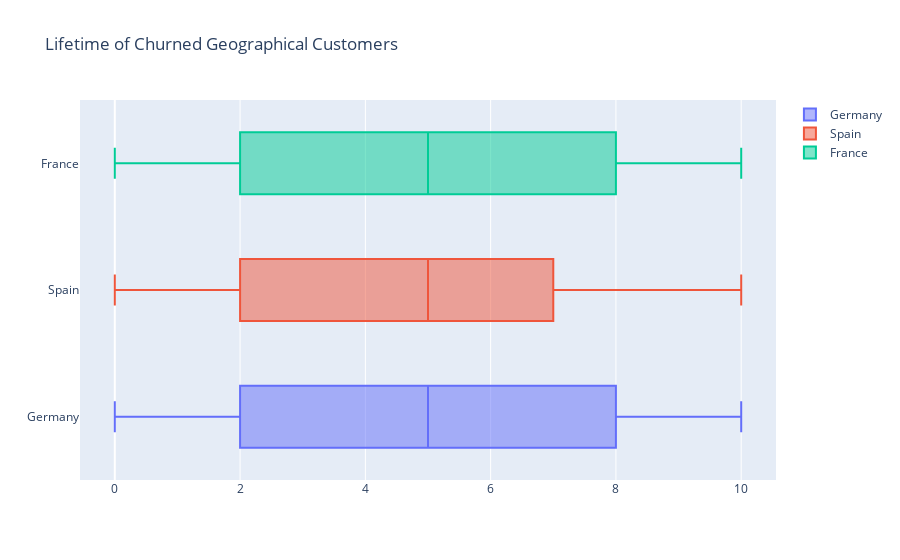

Notebook source saved alongside this figure:
### Markdown cell above
**1.5 Geographical Tenure stats for Churned customers**

### Code cell
enable_plotly_in_cell()
#import plotly.graph_objs as go
#from plotly.offline import iplot

group_1=go.Box(
    x=churned_germany_users['Tenure'], name="Germany")
group_2 = go.Box(
    x=churned_spain_users['Tenure'],
    name="Spain")
group_3 = go.Box(
    x=churned_france_users['Tenure'],
    name="France")

info = [group_1, group_2,group_3 ]
title = "Lifetime of Churned Geographical Customers"
iplot({
            "data": info, 
            "layout": {
                "title": title
            }
     })

### Figure 1 — Plotly figure (JSON) as saved in the notebook; plotly's stock layout.template omitted (floating-point values rounded to 4 significant figures; data arrays with more than 128 entries replaced by an {"elided": "..."} marker saying what was removed)
{"data": [{"name": "Germany", "type": "box", "x": {"elided": "814 int values"}}, {"name": "Spain", "type": "box", "x": {"elided": "413 int values"}}, {"name": "France", "type": "box", "x": {"elided": "810 int values"}}], "layout": {"title": {"text": "Lifetime of Churned Geographical Customers"}}}
